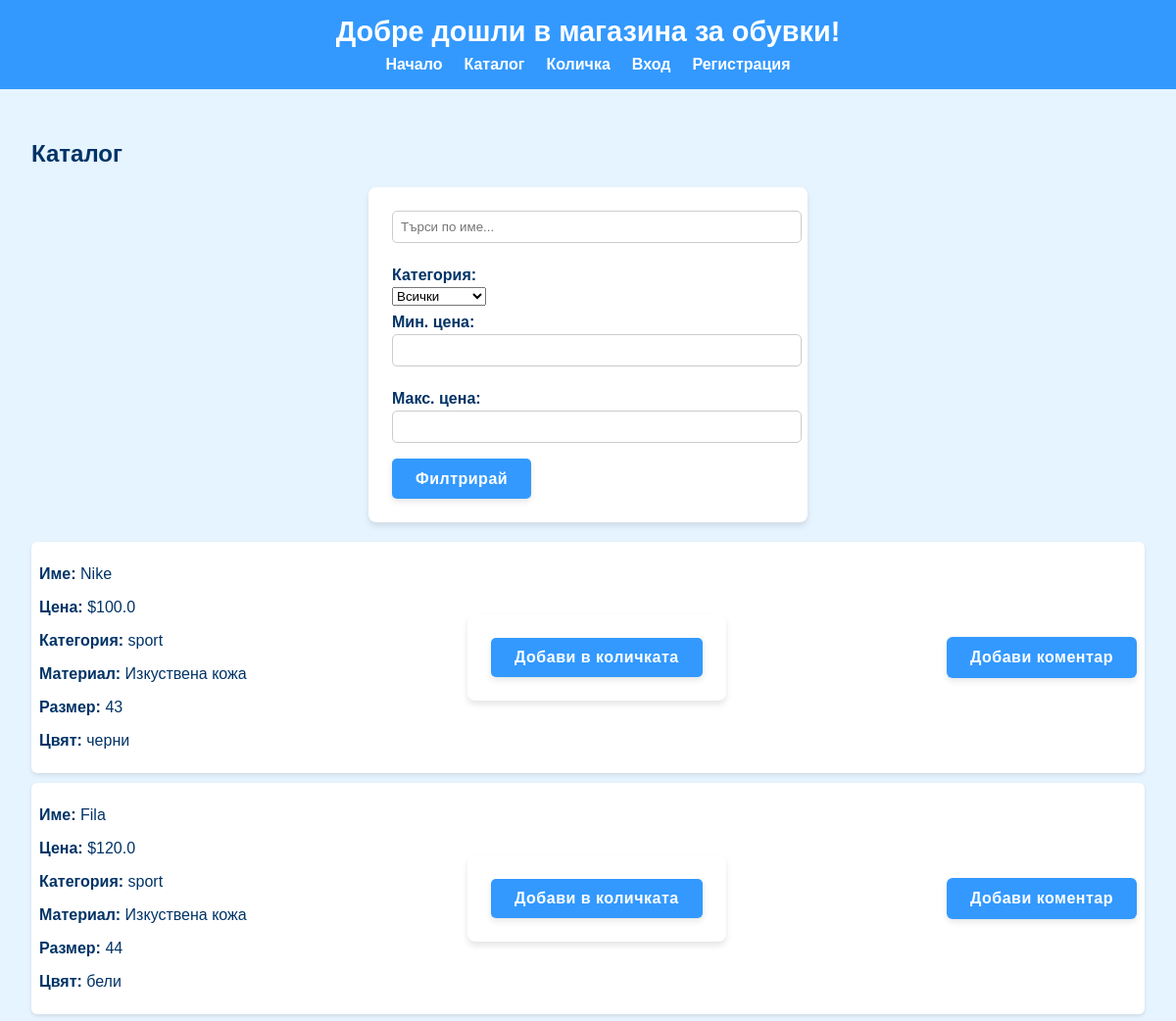
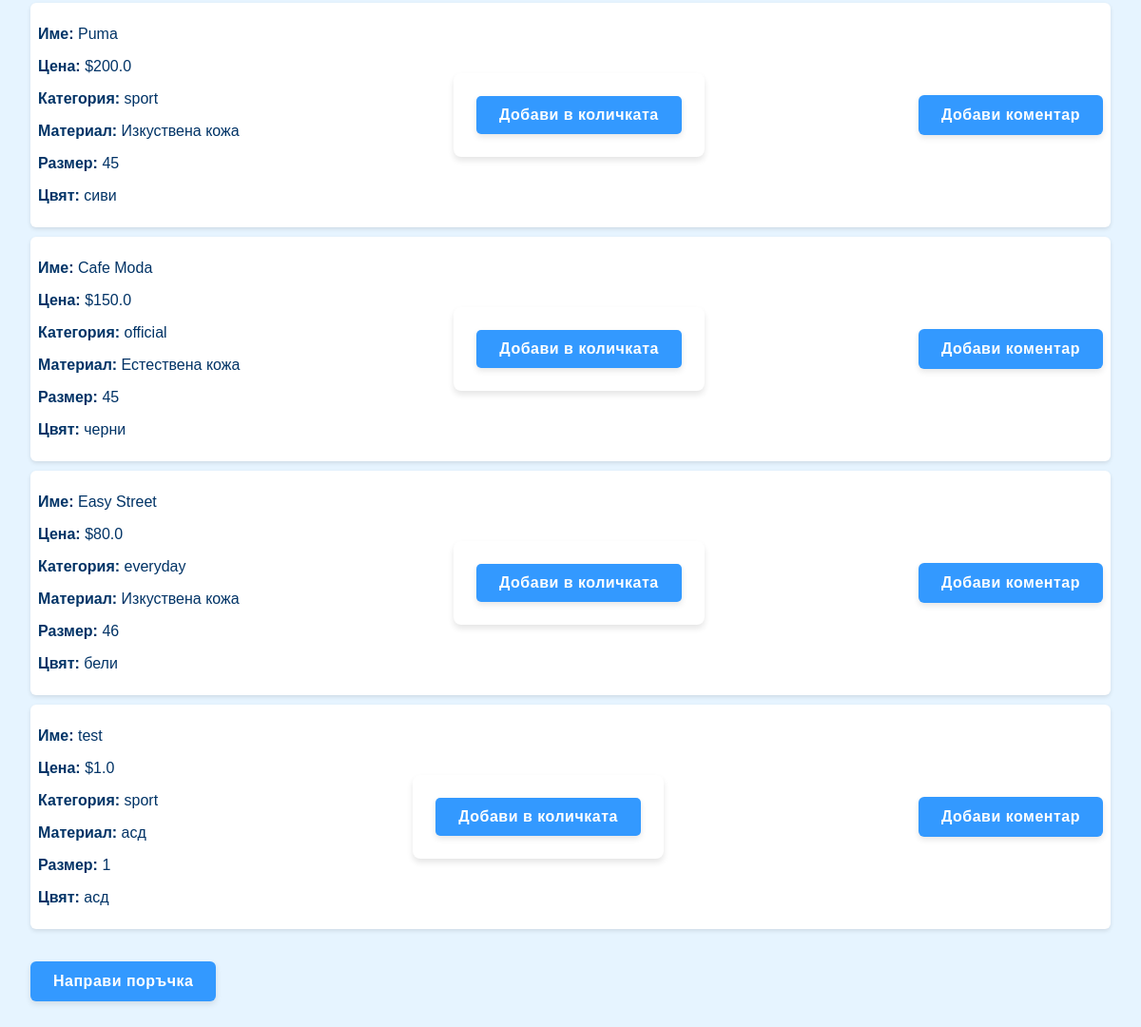
Page /catalog/ on the committed database (2 pictures, top to bottom).
### models.py (models this page shows, shortened)
class Shoe(db.Model):
    __tablename__ = "shoes"
    id = db.Column(db.Integer, primary_key=True)
    name = db.Column(db.String(100), nullable=False)
    price = db.Column(db.Float, nullable=False)
    material = db.Column(db.String(100), nullable=False)
    size = db.Column(db.Integer, nullable=False)
    color = db.Column(db.String(100), nullable=False)
    category = db.Column(db.String(50), nullable=False)
    type = db.Column(db.String(50))
    __mapper_args__ = {
        "polymorphic_identity": "shoe",
        "polymorphic_on": type
    }

class SportsShoes(Shoe):
    __mapper_args__ = {"polymorphic_identity": "sport"}

### controllers/catalog_controller.py (the view)
@catalog_bp.route('/')
def catalog_list():
    query = request.args.get("q", "").lower()
    category = request.args.get("category", "")
    min_price = request.args.get("min_price", type=float)
    max_price = request.args.get("max_price", type=float)
    shoes = catalog_service.get_all_shoes()
    if query:
        shoes = [s for s in shoes if query in s.name.lower()]
    if category:
        shoes = [s for s in shoes if getattr(s, "category", "") == category]
    if min_price is not None:
        shoes = [s for s in shoes if s.price >= min_price]
    if max_price is not None:
        shoes = [s for s in shoes if s.price <= max_price]
    return render_template(
        "catalog.html",
        shoes=shoes,
        query=query,
        category=category,
        min_price=min_price,
        max_price=max_price
    )

### app.py (called while the page is built, shortened)
@app.before_request
def restrict_admin_pages():
    if request.path.startswith("/admin"):
        if session.get("role") != "admin":
            flash("Нямате достъп до админ панела.", "error")
            return redirect(url_for("index"))

@app.before_request
def setup_database():
    db.create_all()
    if not User.query.filter_by(username="admin").first():
        hashed_password = generate_password_hash("admin123")
        admin_user = User(username="admin", email="admin@admin.com", password=hashed_password, role="admin")
        db.session.add(admin_user)
        db.session.commit()

### services/catalog_service.py (called while the page is built)
def get_all_shoes():
    return Shoe.query.all()

### templates/catalog.html (shortened to what this page needs)
{% extends "base.html" %}
{% block content %}
<h2>Каталог</h2>
<form method="get" action="{{ url_for('catalog.catalog_list') }}" style="margin-bottom: 20px;">
    <input type="text" name="q" placeholder="Търси по име..." value="{{ query }}">
    <label for="category">Категория:</label>
    <select name="category">
        <option value="">Всички</option>
    </select>
    <label for="min_price">Мин. цена:</label>
    <input type="number" step="0.01" name="min_price" value="{{ min_price if min_price is not none else '' }}">
    <label for="max_price">Макс. цена:</label>
    <input type="number" step="0.01" name="max_price" value="{{ max_price if max_price is not none else '' }}">
    <button type="submit">Филтрирай</button>
</form>
<ul style="list-style: none; padding: 0;">
    {% for shoe in shoes %}
    <li style="display: flex; justify-content: space-between; align-items: center; margin-bottom: 10px; padding: 8px; background: #fff; border-radius: 6px; box-shadow: 0 2px 4px rgba(0,0,0,0.1);">
  <div id="details-{{ shoe.id }}" class="hidden mt-3 border-t pt-3 text-gray-700">
    <p><strong>Име:</strong> {{ shoe.name }}</p>
    <p><strong>Цена:</strong> ${{ shoe.price }}</p>
    <p><strong>Категория:</strong> {{ shoe.category }}</p>
    <p><strong>Материал:</strong> {{ shoe.material or "Няма данни." }}</p>
    <p><strong>Размер:</strong> {{ shoe.size or "Няма налични." }}</p>
      <p><strong>Цвят:</strong> {{ shoe.color or "Няма данни" }}</p>
  </div>
        <form method="post" action="{{ url_for('cart.add_to_cart', shoe_id=shoe.id) }}">
            <button type="submit">Добави в количката</button>
        </form>
    <a href="{{ url_for('comment.add_comment') }}"><button>Добави коментар</button></a>
    {% endfor %}
</ul>
<br>
<a href="{{ url_for('order.create_order') }}">
    <button>Направи поръчка</button>
</a>
{% endblock %}

### templates/base.html (shortened to what this page needs)
<!DOCTYPE html>
<html lang="bg">
<head>
    <link rel="stylesheet" href="{{ url_for('static', filename='styles.css') }}">
</head>
<body>
    <header>
        <h1>Добре дошли в магазина за обувки!</h1>
        <nav>
            <a href="{{ url_for('index') }}">Начало</a>
            <a href="{{ url_for('catalog.catalog_list') }}">Каталог</a>
            <a href="{{ url_for('cart.view_cart') }}">Количка</a>
            {% if session.get('username') %}
                <span>Здравей, {{ session.get('username') }}</span>
                {% if session.get('role') == 'admin' %}
                    <a href="{{ url_for('admin.manage_shoes') }}">Админ</a>
                {% endif %}
                <a href="{{ url_for('auth.logout') }}">Излез от профила</a>
            {% else %}
                <a href="{{ url_for('auth.login') }}">Вход</a>
                <a href="{{ url_for('auth.register') }}">Регистрация</a>
            {% endif %}
        </nav>
    </header>
    <main>
        {% block content %}{% endblock %}
    </main>
</body>
</html>

### static/styles.css (style rules this page uses)
:root { --primary-color: #e6f4ff; --secondary-color: #3399ff; --text-color: #003366; }
body { font-family: Arial, sans-serif; margin: 0; background-color: var(--primary-color); color: var(--text-color); }
header { background: var(--secondary-color); padding: 1rem; text-align: center; color: white; }
header h1 { margin: 0; font-size: 1.8rem; }
nav { margin-top: 0.5rem; }
nav a { color: white; text-decoration: none; margin: 0 10px; font-weight: bold; }
main { padding: 2rem; min-height: 70vh; }
form { background: white; padding: 1.5rem; border-radius: 8px; max-width: 400px; margin: auto; box-shadow: 0 4px 6px rgba(0,0,0,0.1); }
form label { display: block; margin: 0.5rem 0 0.2rem; font-weight: bold; }
form input { width: 100%; padding: 0.5rem; margin-bottom: 1rem; border: 1px solid #ccc; border-radius: 5px; }
form button { background: var(--secondary-color); color: white; border: none; padding: 0.7rem 1.5rem; border-radius: 5px; cursor: pointer; }
button { background-color: var(--secondary-color); color: white; border: none; padding: 0.75rem 1.5rem; border-radius: 6px; font-size: 1rem; font-weight: bold; letter-spacing: 0.5px; cursor: pointer; transition: all 0.3s ease; box-shadow: 0 3px 6px rgba(0,0,0,0.1); }

### templates/base.html (style rules this page uses)
nav { display: flex; align-items: center; gap: 10px; justify-content: center; }
nav a, nav span { color: white; text-decoration: none; margin: 0 6px; font-weight: bold; }

### rows in the picture
SportsShoes: name "Nike", price "100.0", category "sport", material "Изкуствена кожа", size "43", color "черни"
SportsShoes: name "Fila", price "120.0", category "sport", material "Изкуствена кожа", size "44", color "бели"
SportsShoes: name "Puma", price "200.0", category "sport", material "Изкуствена кожа", size "45", color "сиви"
SportsShoes: name "Cafe Moda", price "150.0", category "official", material "Естествена кожа", size "45", color "черни"
SportsShoes: name "Easy Street", price "80.0", category "everyday", material "Изкуствена кожа", size "46", color "бели"
SportsShoes: name "test", price "1.0", category "sport", material "асд", size "1", color "асд"
